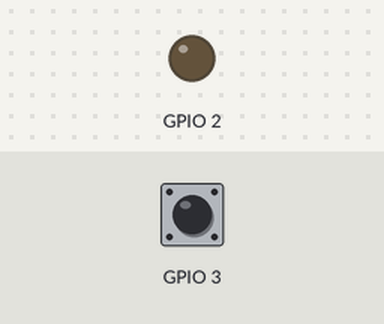
A program run on a simulated Raspberry Pi (BCM pin numbers). On the bench: output pins drawn as LEDs (lit = HIGH). Inputs (shaded band) come from the test bench; at power-on: GPIO 3 HIGH.

Above: at 1.2 s.
1.3 s: GPIO 3 pulled LOW for 0.15 s
At 1.37 s:
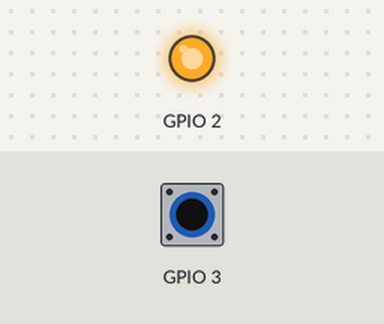
2.9 s: GPIO 3 pulled LOW for 3.2 s
At 6.4 s:
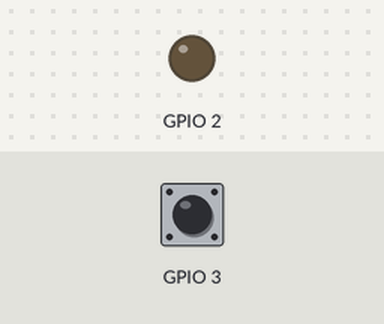
Timing chart, 0 to 7.9 s (numbered marks = the images above; inputs shaded):
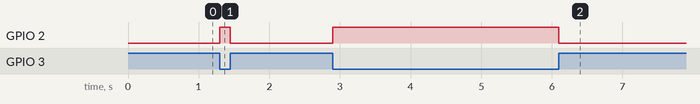

The program:

buttonwithLED.py
```python
import RPi.GPIO as GPIO
GPIO.setwarnings(False)
GPIO.setmode(GPIO.BCM)
GPIO.setup(2, GPIO.OUT)
GPIO.setup(3, GPIO.IN)
try:
   while 1:
      if GPIO.input(3) == 0:
         GPIO.output(2, GPIO.HIGH)
      else:
          GPIO.output(2, GPIO.LOW)
except:
   GPIO.cleanup()
```

Measured:
- after the input at 1.3 s, GPIO 2: LOW → HIGH at once, → LOW 0.15 s later
- after the input at 2.9 s, GPIO 2: LOW → HIGH at once, → LOW 3.2 s later
